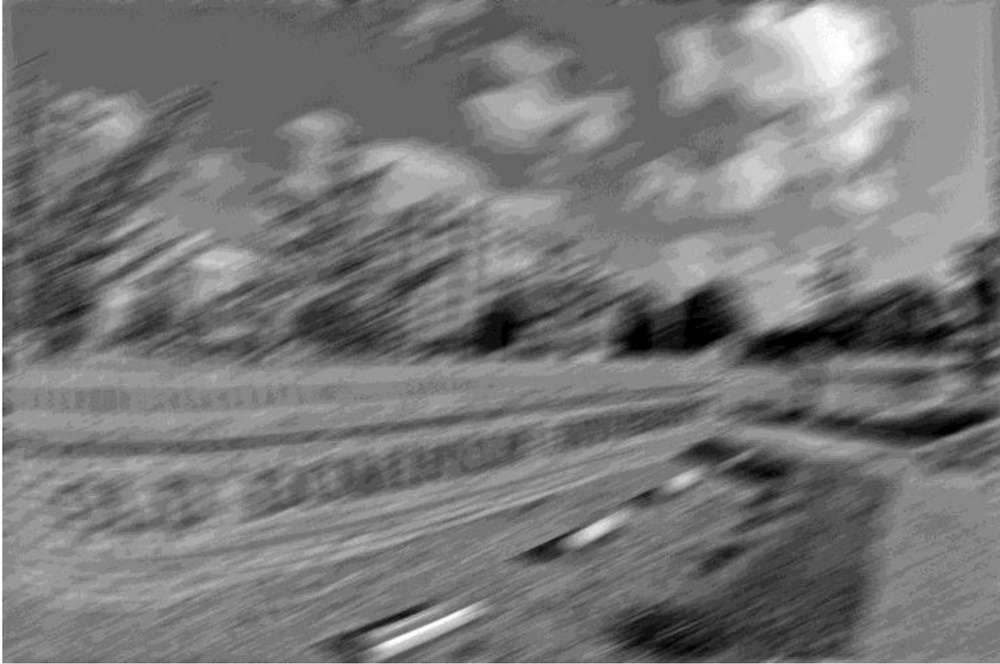
%> input picture image_restoration/corrupt_images/ODUcorrupted.jpg, 1000 x 664 px, shrunk from 1730 x 1148 before the run
$ octave script_deblur.m   (GNU Octave 9; MATLAB toolbox functions it lacks are replaced by stand-ins)
%> lines starting %> are read from the running program, lines starting %| are printed output that depends on the picture
### image_restoration/applyDeblur.m
function output = applyDeblur(img, len, theta, noise_var)
    PSF = fspecial('motion', len, theta);
    Id = double(img);
    estimated_nsr = noise_var/var(Id(:));
    disp(max(estimated_nsr));
    output = uint8(deconvwnr(Id, PSF, estimated_nsr));

end

### image_restoration/script_deblur.m
I = imread('./corrupt_images/ODUcorrupted.jpg');
%> I is the input picture: size 664x1000x3 uint8; min 0, max 255, mean 119.7
I = rgb2gray(I);
%> I: size 664x1000 uint8
wnr = applyDeblur(I, 9, 0, 0);
%> in applyDeblur, `estimated_nsr = noise_var/var(Id(:));`: estimated_nsr = 0
%| 0
%> in applyDeblur, `output = uint8(deconvwnr(Id, PSF, estimated_nsr));`:
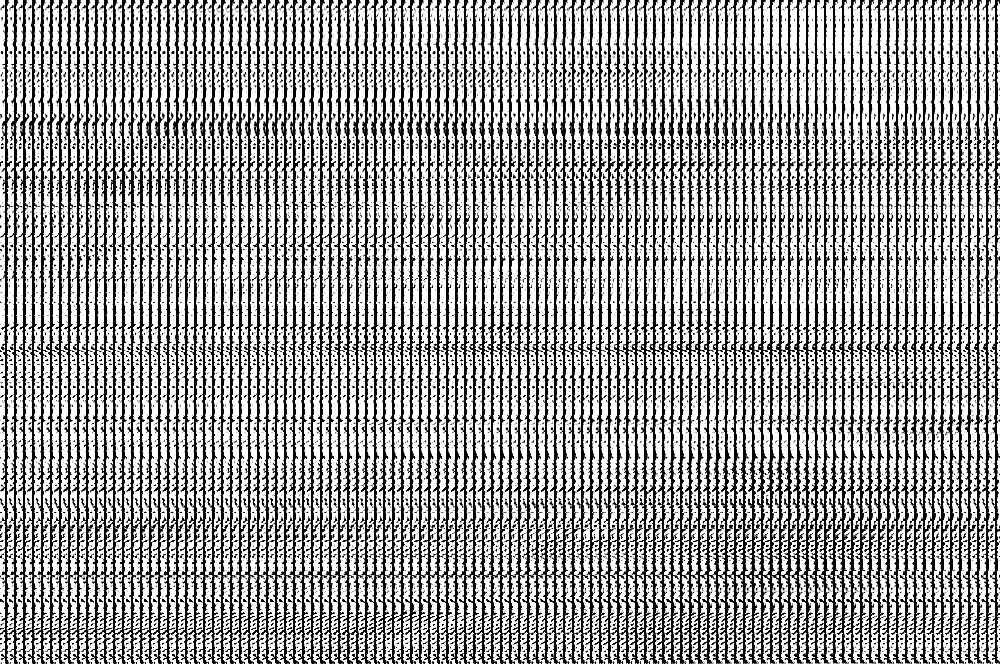
%> output: size 664x1000 uint8; min 0, max 255, mean 158.1
imwrite(wnr, './results/wiener_no_noise.jpg');

%n = sum(I(:));
wnr = applyDeblur(I, 9, 0, 10);
%> call 2 of applyDeblur, with len = 9, theta = 0, noise_var = 10
%> in applyDeblur (call 2), `estimated_nsr = noise_var/var(Id(:));`: estimated_nsr = 0.00781
%| 7.8063e-03
%> in applyDeblur (call 2), `output = uint8(deconvwnr(Id, PSF, estimated_nsr));`:
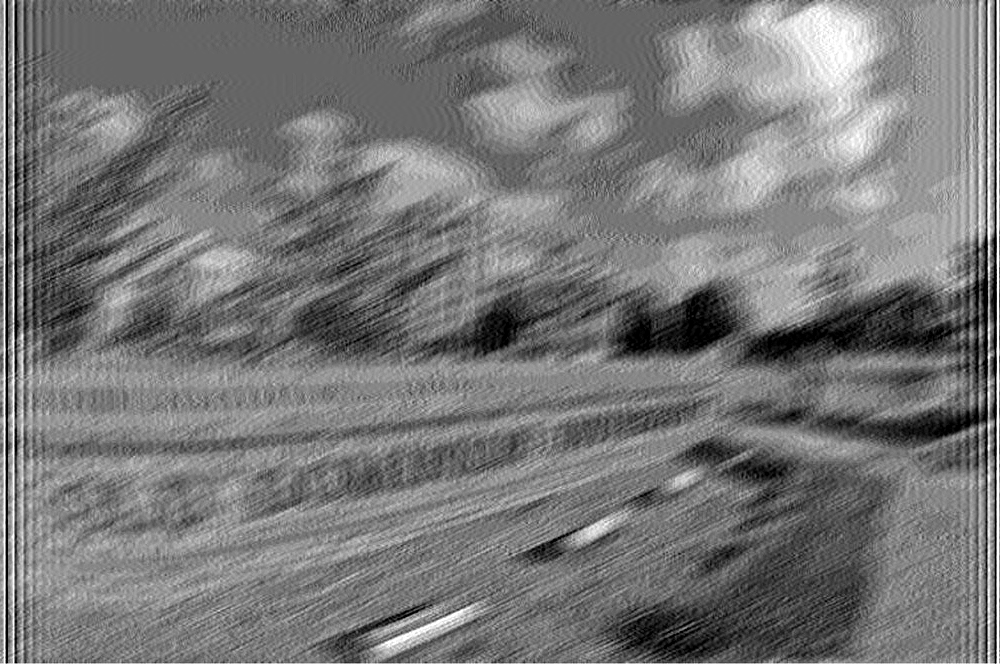
%> output: size 664x1000 uint8; min 0, max 255, mean 118.9
imwrite(wnr, './results/wiener_noise.jpg');

PSF = fspecial('motion', 9, 0);
NP = abs(fftn(I)).^2;% noise power
NPOW = sum(NP(:))/numel(I);
%> NPOW = 1.04e+10
NCORR = fftshift(real(ifftn(NP)));% noise autocorrelation
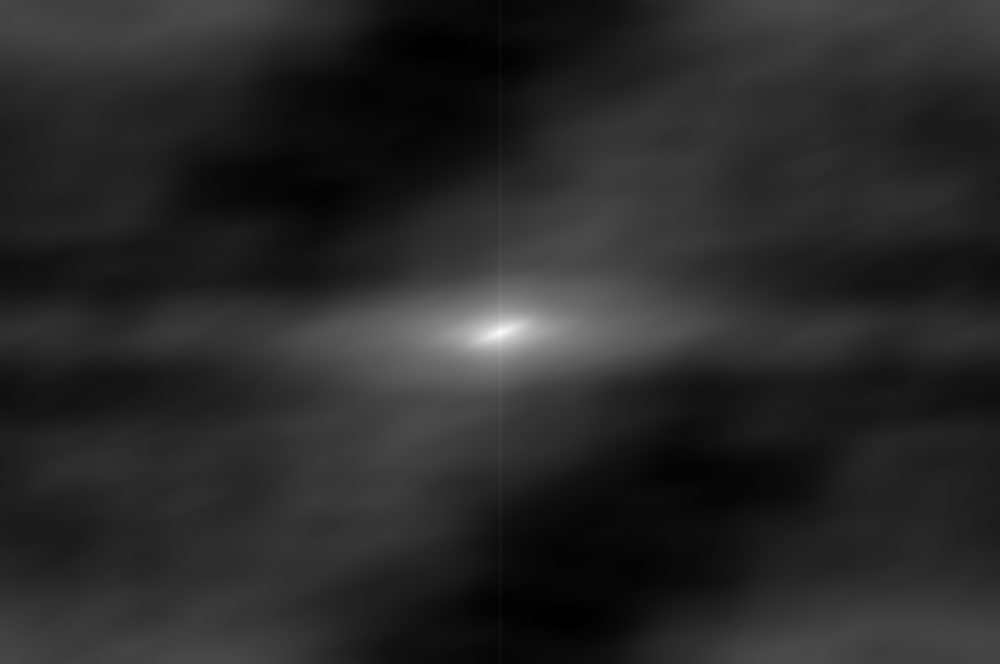
%> NCORR: size 664x1000 double; min 9.35e+09, max 1.04e+10, mean 9.52e+09; drawn with min black and max white

% [6 lines of commented-out code are left out]
